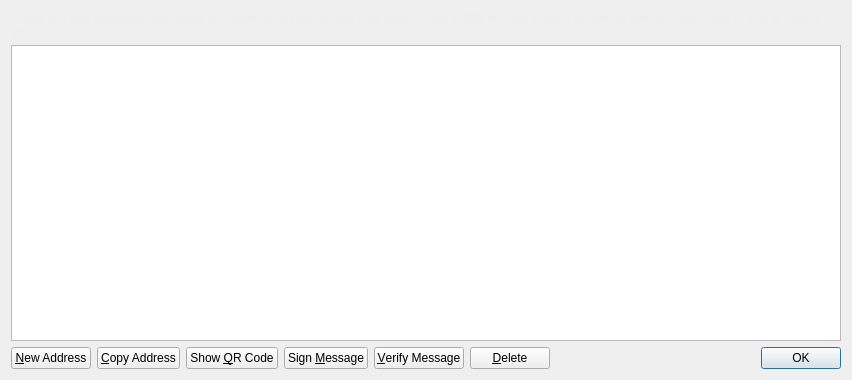
<?xml version="1.0" encoding="UTF-8"?>
<ui version="4.0">
 <class>AddressBookPage</class>
 <widget class="QWidget" name="AddressBookPage">
  <property name="geometry">
   <rect>
    <x>0</x>
    <y>0</y>
    <width>852</width>
    <height>380</height>
   </rect>
  </property>
  <property name="windowTitle">
   <string>Address Book</string>
  </property>
  <layout class="QVBoxLayout" name="verticalLayout">
   <item>
    <widget class="QLabel" name="labelExplanation">
     <property name="styleSheet">
      <string notr="true">#labelExplanation { color: #ededed; }</string>
     </property>
     <property name="text">
      <string>These are your KoreCoin addresses for receiving payments. You may want to give a different one to each sender so you can keep track of who is paying you.</string>
     </property>
     <property name="textFormat">
      <enum>Qt::PlainText</enum>
     </property>
     <property name="wordWrap">
      <bool>true</bool>
     </property>
    </widget>
   </item>
   <item>
    <widget class="QTableView" name="tableView">
     <property name="contextMenuPolicy">
      <enum>Qt::CustomContextMenu</enum>
     </property>
     <property name="toolTip">
      <string>Double-click to edit address or label</string>
     </property>
     <property name="tabKeyNavigation">
      <bool>false</bool>
     </property>
     <property name="alternatingRowColors">
      <bool>true</bool>
     </property>
     <property name="selectionMode">
      <enum>QAbstractItemView::SingleSelection</enum>
     </property>
     <property name="selectionBehavior">
      <enum>QAbstractItemView::SelectRows</enum>
     </property>
     <property name="sortingEnabled">
      <bool>true</bool>
     </property>
     <attribute name="verticalHeaderVisible">
      <bool>false</bool>
     </attribute>
    </widget>
   </item>
   <item>
    <layout class="QHBoxLayout" name="horizontalLayout">
     <item>
      <widget class="QPushButton" name="newAddressButton">
       <property name="toolTip">
        <string>Create a new address</string>
       </property>
       <property name="text">
        <string>&amp;New Address</string>
       </property>
       <property name="icon">
        <iconset resource="../bitcoin.qrc">
         <normaloff>:/icons/add</normaloff>:/icons/add</iconset>
       </property>
      </widget>
     </item>
     <item>
      <widget class="QPushButton" name="copyToClipboard">
       <property name="toolTip">
        <string>Copy the currently selected address to the system clipboard</string>
       </property>
       <property name="text">
        <string>&amp;Copy Address</string>
       </property>
       <property name="icon">
        <iconset resource="../bitcoin.qrc">
         <normaloff>:/icons/editcopy</normaloff>:/icons/editcopy</iconset>
       </property>
      </widget>
     </item>
     <item>
      <widget class="QPushButton" name="showQRCode">
       <property name="text">
        <string>Show &amp;QR Code</string>
       </property>
       <property name="icon">
        <iconset resource="../bitcoin.qrc">
         <normaloff>:/icons/qrcode</normaloff>:/icons/qrcode</iconset>
       </property>
      </widget>
     </item>
     <item>
      <widget class="QPushButton" name="signMessage">
       <property name="toolTip">
        <string>Sign a message to prove you own a KoreCoin address</string>
       </property>
       <property name="text">
        <string>Sign &amp;Message</string>
       </property>
       <property name="icon">
        <iconset resource="../bitcoin.qrc">
         <normaloff>:/icons/edit</normaloff>:/icons/edit</iconset>
       </property>
      </widget>
     </item>
     <item>
      <widget class="QPushButton" name="verifyMessage">
       <property name="toolTip">
        <string>Verify a message to ensure it was signed with a specified KoreCoin address</string>
       </property>
       <property name="text">
        <string>&amp;Verify Message</string>
       </property>
       <property name="icon">
        <iconset resource="../bitcoin.qrc">
         <normaloff>:/icons/transaction_0</normaloff>:/icons/transaction_0</iconset>
       </property>
      </widget>
     </item>
     <item>
      <widget class="QPushButton" name="deleteButton">
       <property name="toolTip">
        <string>Delete the currently selected address from the list</string>
       </property>
       <property name="text">
        <string>&amp;Delete</string>
       </property>
       <property name="icon">
        <iconset resource="../bitcoin.qrc">
         <normaloff>:/icons/remove</normaloff>:/icons/remove</iconset>
       </property>
      </widget>
     </item>
     <item>
      <spacer name="horizontalSpacer">
       <property name="orientation">
        <enum>Qt::Horizontal</enum>
       </property>
       <property name="sizeHint" stdset="0">
        <size>
         <width>40</width>
         <height>20</height>
        </size>
       </property>
      </spacer>
     </item>
     <item>
      <widget class="QDialogButtonBox" name="buttonBox">
       <property name="sizePolicy">
        <sizepolicy hsizetype="Maximum" vsizetype="Fixed">
         <horstretch>0</horstretch>
         <verstretch>0</verstretch>
        </sizepolicy>
       </property>
       <property name="standardButtons">
        <set>QDialogButtonBox::Ok</set>
       </property>
      </widget>
     </item>
    </layout>
   </item>
  </layout>
 </widget>
 <resources>
  <include location="../bitcoin.qrc"/>
 </resources>
 <connections/>
</ui>
